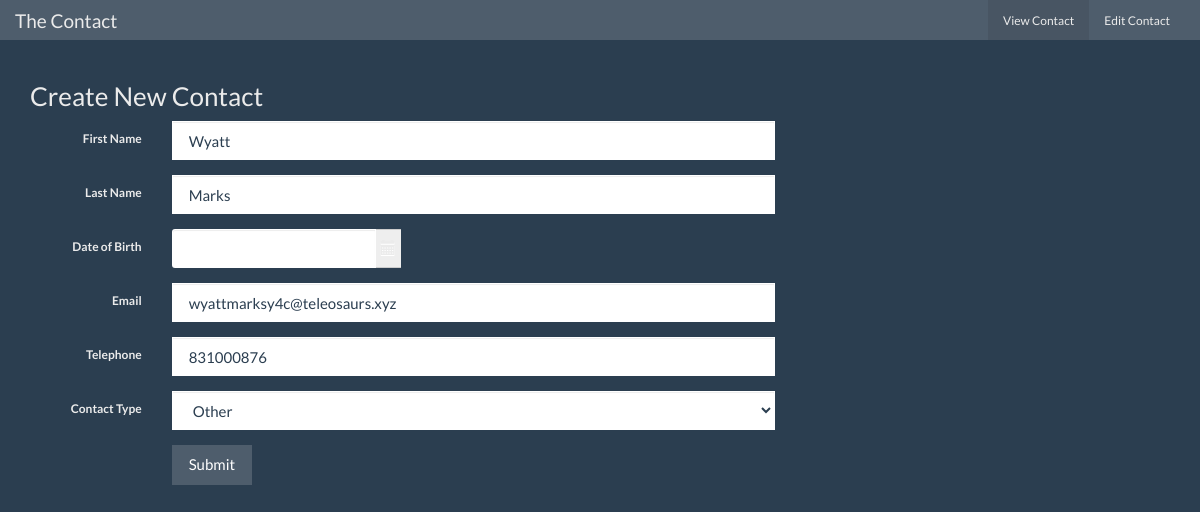
The page /edit_contact.php?update=1 on the database its author committed.
### tables this page shows
CREATE TABLE `contact` (
  `id` int(11) NOT NULL AUTO_INCREMENT,
  `first_name` varchar(255) DEFAULT NULL,
  `last_name` varchar(255) DEFAULT NULL,
  `data_of_birth` varchar(255) DEFAULT NULL,
  `email` varchar(255) DEFAULT NULL,
  `telephone` decimal(10,0) DEFAULT NULL,
  `contact_type` varchar(255) DEFAULT NULL,
  PRIMARY KEY (`id`),
  KEY `contact_type` (`contact_type`),
  CONSTRAINT `contactType` FOREIGN KEY (`contact_type`) REFERENCES `contact_type` (`contact_type`) ON DELETE CASCADE ON UPDATE CASCADE
);

### edit_contact.php (the view, shortened to what this page needs)
<?php require_once('Connections/dbcon.php'); ?>
<?php
if (!function_exists("GetSQLValueString")) {
function GetSQLValueString($theValue, $theType, $theDefinedValue = "", $theNotDefinedValue = "")
{
  $theValue = function_exists("mysql_real_escape_string") ? mysql_real_escape_string($theValue) : mysql_escape_string($theValue);
  switch ($theType) {
    case "long":
    case "int":
      $theValue = ($theValue != "") ? intval($theValue) : "NULL";
      break;
  }
  return $theValue;
}
}
$colname_editCon = "-1";
if (isset($_GET['update'])) {
  $colname_editCon = $_GET['update'];
}
$query_editCon = sprintf("SELECT * FROM contact WHERE id = %s", GetSQLValueString($colname_editCon, "int"));
$editCon = mysql_query($query_editCon, $dbcon) or die(mysql_error());
$query_eConType = "SELECT * FROM contact_type";
$eConType = mysql_query($query_eConType, $dbcon) or die(mysql_error());
$row_eConType = mysql_fetch_assoc($eConType);
?>
<!doctype html>
<html>
<head>
<link rel="stylesheet" type="text/css" href="css/bootstrap.min.css">
<link rel="stylesheet" type="text/css" href="css/main.css">
<link rel="stylesheet" type="text/css" href="css/mydate.css">
</head>
<body>
<nav class="navbar navbar-default">
  <div class="container-fluid">
    <div class="navbar-header">
      <a class="navbar-brand" href="#">The Contact</a>
    </div>
    <div class="collapse navbar-collapse" id="bs-example-navbar-collapse-1">
      <ul class="nav navbar-nav navbar-right">
        <li class="active"><a href="index.php">View Contact <span class="sr-only">(current)</span></a></li>
        <li><a href="#">Edit Contact</a></li>
      </ul>
    </div>
  </div>
</nav>
 <div class="container" id="sandbox-container">
 <?php
$inputfirstname = '';
$inputlasttname = '';
$inputdob = '';
$inputemail = '';
$inputtele = '';
$select = '';
if (isset($_POST['submit']))
{
	$ok = true;
	if (!isset($_POST['inputfirstname']) || $_POST['inputfirstname'] === '')
	{
		$ok = false;
	}
	else
	{
		$inputfirstname = $_POST['inputfirstname'];
	}
	if (!isset($_POST['inputlasttname']) || $_POST['inputlasttname'] === '')
	{
		$ok = false;
	}
	else
	{
		$inputlasttname = $_POST['inputlasttname'];
	}
	if (!isset($_POST['inputdob']) || $_POST['inputdob'] === '')
	{
		$ok = false;
	}
	else
	{
		$inputdob = $_POST['inputdob'];
	}
	if (!isset($_POST['inputemail']) || $_POST['inputemail'] === '')
	{
		$ok = false;
	}
	else
	{
		$inputemail = $_POST['inputemail'];
	}
	if (!isset($_POST['inputtele']) || $_POST['inputtele'] === '')
	{
		$ok = false;
	}
	else
	{
		$inputtele = $_POST['inputtele'];
	}
	if (!isset($_POST['select']) || $_POST['select'] === '')
	{
		$ok = false;
	}
	else
	{
		$select = $_POST['select'];
	}
	if($ok)
	{
		$db = mysqli_connect('localhost', 'root', 'root', 'inspired');
		$sql = sprintf("UPDATE contact SET first_name='%s', last_name='%s', data_of_birth='%s', email='%s', telephone='%s', contact_type='%s' WHERE id=%s",
		mysqli_real_escape_string($db, $inputfirstname),
		mysqli_real_escape_string($db, $inputlasttname),
		mysqli_real_escape_string($db, $inputdob),
		mysqli_real_escape_string($db, $inputemail),
		mysqli_real_escape_string($db, $inputtele),
		mysqli_real_escape_string($db, $select),
		$colname_editCon);
		mysqli_query($db, $sql);
		echo '<div class="alert alert-success" role="alert">User updated successfully.</div>';
		mysqli_close($db);
	}
}
else
{
	$db = mysqli_connect('localhost', 'root', 'root', 'inspired');
	$sql = sprintf("SELECT * FROM contact WHERE id=%s", $colname_editCon);
	$result = mysqli_query($db, $sql);
	foreach ($result as $row)
	{
		$inputfirstname = $row['first_name'];
		$inputlasttname = $row['last_name'];
		$inputdob = $row['data_of_birth'];
		$inputemail = $row['email'];
		$inputtele = $row['telephone'];
	}
}
?>
 <h3>Create New Contact</h3>
    <div class="col-sm-8" style="height:130px;">
<form method="POST" name="form" class="form-horizontal" id="form">
    <div class="form-group">
      <label for="inputfirstname" class="col-lg-2 control-label">First Name</label>
      <div class="col-lg-10">
        <input name="inputfirstname" type="text" class="form-control" id="inputfirstname" value="<?php echo htmlspecialchars($inputfirstname); ?>">
      </div>
    </div>
     <div class="form-group">
      <label for="inputlasttname" class="col-lg-2 control-label">Last Name</label>
      <div class="col-lg-10">
        <input name="inputlasttname" type="text" class="form-control" id="inputlasttname" value="<?php echo htmlspecialchars($inputlasttname); ?>">
      </div>
    </div>
         <div class="input-daterange form-group">
         <label for="inputdob" class="col-lg-2 control-label">Date of Birth</label>
         <div class="col-lg-10">
        <div class="input-group" id="datepicker">
                <input name="inputdob" type='text' class="form-control" id="inputdob" value="<?php echo htmlspecialchars($inputdob); ?>" />
                <span class="input-group-addon">
                    <span class="glyphicon glyphicon-calendar">
                    </span>
                </span>
           </div>
        </div>
        </div>
        <div class="form-group">
      <label for="inputemail" class="col-lg-2 control-label">Email</label>
      <div class="col-lg-10">
        <input name="inputemail"  type="text" class="form-control" id="inputemail" value="<?php echo htmlspecialchars($inputemail); ?>">
      </div>
    </div>
    <div class="form-group">
      <label for="inputtele" class="col-lg-2 control-label">Telephone</label>
      <div class="col-lg-10">
        <input name="inputtele" type="text" class="form-control" id="inputtele" value="<?php echo htmlspecialchars($inputtele); ?>">
      </div>
    </div>
     <div class="form-group">
      <label for="select" class="col-lg-2 control-label">Contact Type</label>
      <div class="col-lg-10">
        <select name="select" class="form-control" id="select" >
          <?php
do {
?>
          <option value="<?php echo $row_eConType['contact_type']?>"<?php if (!(strcmp($row_eConType['contact_type'], $row_eConType['contact_type']))) {echo "selected=\"selected\"";} ?>><?php echo $row_eConType['contact_type']?></option>
          <?php
} while ($row_eConType = mysql_fetch_assoc($eConType));
?>
        </select>
       </div>
      </div>
      <div class="form-group">
      <div class="col-lg-10 col-lg-offset-2">
        <button type="submit" name="submit" value="Submit" class="btn btn-default">Submit</button>
      </div>
    </div>
</form>
   </div>
</body>
</html>

### css/mydate.css (style rules this page uses)
.input-daterange input { text-align: center; }
.input-daterange input:first-child { border-radius: 3px 0 0 3px; }
.input-daterange .input-group-addon { width: auto; min-width: 16px; padding: 4px 5px; font-weight: normal; line-height: 1.428571429; text-align: center; text-shadow: 0 1px 0 #fff; vertical-align: middle; background-color: #eeeeee; border: solid #cccccc; border-width: 1px 0; margin-left: -5px; margin-right: -5px; }

### rows shown on the page
contact: inputfirstname "Wyatt", inputlasttname "Marks", inputemail "wyattmarksy4c@teleosaurs.xyz", inputtele "831000876"

### other values the page prints
form field select "Other"
